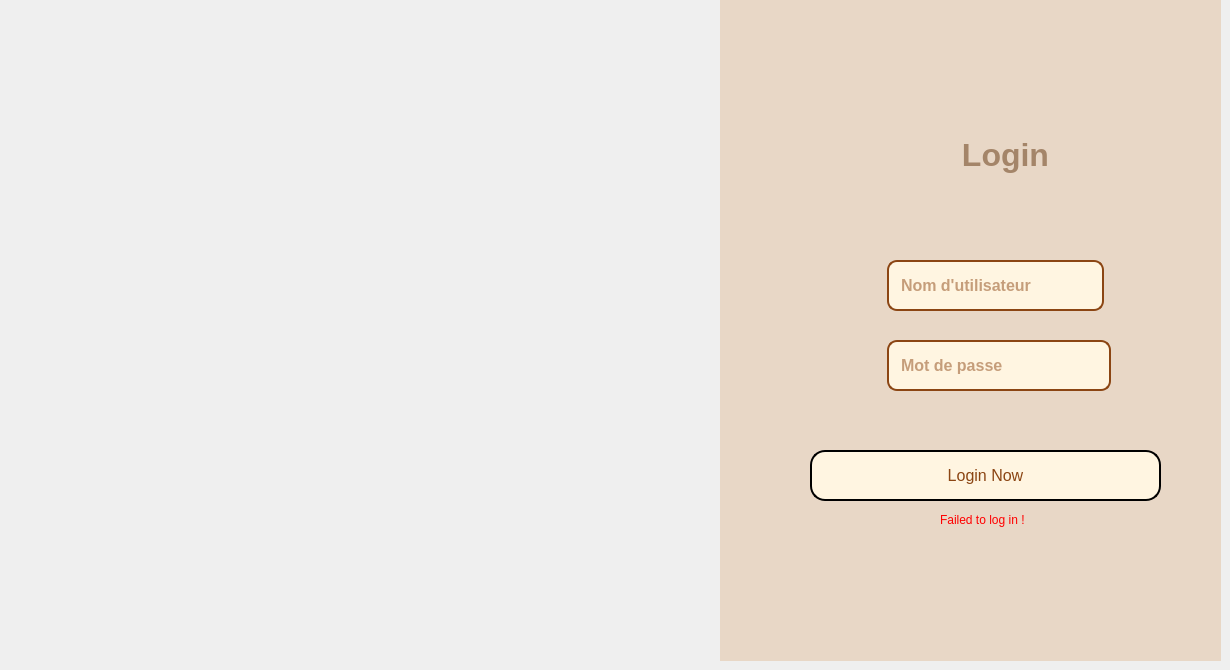
    <widget class="QWidget" name="stackedWidgetLogin">
     <widget class="QLabel" name="label_51">
      <property name="geometry">
       <rect>
        <x>790</x>
        <y>90</y>
        <width>411</width>
        <height>91</height>
       </rect>
      </property>
      <property name="font">
       <font>
        <weight>75</weight>
        <bold>true</bold>
       </font>
      </property>
      <property name="styleSheet">
       <string notr="true">/* Style for the label */
background-color: rgb(232, 215, 198);
QLabel {
    font-size: 40px; /* Font size */
    font-weight: bold; /* Bold font */
    color: #ffffff; /* White text color */
    text-transform: uppercase; /* Uppercase text */
    letter-spacing: 2px; /* Letter spacing */
    padding: 10px 20px; /* Padding */
 
    border-radius: 30px; /* Rounded corners */
    box-shadow: 0px 4px 6px rgba(0, 0, 0, 0.1); /* Shadow */
    transition: background-color 0.3s ease; /* Smooth transition */
}


</string>
      </property>
      <property name="text">
       <string>&lt;html&gt;&lt;head/&gt;&lt;body&gt;&lt;p align=&quot;center&quot;&gt;&lt;span style=&quot; font-size:24pt; color:#a48569;&quot;&gt;Login&lt;/span&gt;&lt;/p&gt;&lt;/body&gt;&lt;/html&gt;</string>
      </property>
     </widget>
     <widget class="QLineEdit" name="mdp_2">
      <property name="geometry">
       <rect>
        <x>850</x>
        <y>340</y>
        <width>298</width>
        <height>51</height>
       </rect>
      </property>
      <property name="styleSheet">
       <string notr="true">font-size: 16px; /* Taille de la police */
    font-weight: bold; /* Police en gras */
    color: #8B4513; /* Couleur marron */
    background-color: #FFF5E1; /* Couleur de fond beige */
    padding: 10px; /* Remplissage intérieur */
    border-radius: 10px; /* Coins arrondis */
    border: 2px solid #8B4513; /* Bordure marron */
    text-align: center; /* Alignement centré du texte */
    max-width: 200px; /* Largeur maximale */
    margin: 0 auto; /* Centrage horizontal */
    box-shadow: 2px 2px 5px rgba(0, 0, 0, 0.2); /* Ombre portée */</string>
      </property>
      <property name="placeholderText">
       <string>Mot de passe</string>
      </property>
     </widget>
     <widget class="QLabel" name="label_50">
      <property name="geometry">
       <rect>
        <x>720</x>
        <y>0</y>
        <width>501</width>
        <height>661</height>
       </rect>
      </property>
      <property name="styleSheet">
       <string notr="true">background-color:#E8D7C6;
</string>
      </property>
      <property name="text">
       <string/>
      </property>
     </widget>
     <widget class="QPushButton" name="pushButton_27">
      <property name="geometry">
       <rect>
        <x>810</x>
        <y>450</y>
        <width>351</width>
        <height>51</height>
       </rect>
      </property>
      <property name="styleSheet">
       <string notr="true">QPushButton {
    font-size: 12pt; /* Larger font size */
    border: 2px solid #000000; /* Black border */
    border-radius: 15px; /* Rounded corners */
    padding: 10px 20px; /* Padding */
    color: #8B4513; /* White text */
    background-color: #FFF5E1; /* Gold background */
}

QPushButton:hover {
    background-color: #A48569; /* Lighter gold on hover */
}

QPushButton:pressed {
    background-color: #A48569; /* Slightly darker gold when pressed */
}</string>
      </property>
      <property name="text">
       <string>Login Now</string>
      </property>
     </widget>
     <widget class="QLineEdit" name="nomLogin">
      <property name="geometry">
       <rect>
        <x>850</x>
        <y>260</y>
        <width>291</width>
        <height>51</height>
       </rect>
      </property>
      <property name="styleSheet">
       <string notr="true">font-size: 16px; /* Taille de la police */
    font-weight: bold; /* Police en gras */
    color: #8B4513; /* Couleur marron */
    background-color: #FFF5E1; /* Couleur de fond beige */
    padding: 10px; /* Remplissage intérieur */
    border-radius: 10px; /* Coins arrondis */
    border: 2px solid #8B4513; /* Bordure marron */
    text-align: center; /* Alignement centré du texte */
    max-width: 200px; /* Largeur maximale */
    margin: 0 auto; /* Centrage horizontal */
    box-shadow: 2px 2px 5px rgba(0, 0, 0, 0.2); /* Ombre portée */</string>
      </property>
      <property name="text">
       <string/>
      </property>
      <property name="placeholderText">
       <string>Nom d'utilisateur</string>
      </property>
     </widget>
     <widget class="QLabel" name="label_103">
      <property name="geometry">
       <rect>
        <x>800</x>
        <y>110</y>
        <width>411</width>
        <height>91</height>
       </rect>
      </property>
      <property name="font">
       <font>
        <weight>75</weight>
        <bold>true</bold>
       </font>
      </property>
      <property name="styleSheet">
       <string notr="true">/* Style for the label */
background-color: rgb(232, 215, 198);
QLabel {
    font-size: 40px; /* Font size */
    font-weight: bold; /* Bold font */
    color: #ffffff; /* White text color */
    text-transform: uppercase; /* Uppercase text */
    letter-spacing: 2px; /* Letter spacing */
    padding: 10px 20px; /* Padding */
 
    border-radius: 30px; /* Rounded corners */
    box-shadow: 0px 4px 6px rgba(0, 0, 0, 0.1); /* Shadow */
    transition: background-color 0.3s ease; /* Smooth transition */
}


</string>
      </property>
      <property name="text">
       <string>&lt;html&gt;&lt;head/&gt;&lt;body&gt;&lt;p align=&quot;center&quot;&gt;&lt;span style=&quot; font-size:24pt; color:#a48569;&quot;&gt;Login&lt;/span&gt;&lt;/p&gt;&lt;/body&gt;&lt;/html&gt;</string>
      </property>
     </widget>
     <widget class="QLabel" name="errorLogin">
      <property name="geometry">
       <rect>
        <x>940</x>
        <y>510</y>
        <width>111</width>
        <height>20</height>
       </rect>
      </property>
      <property name="font">
       <font>
        <pointsize>9</pointsize>
       </font>
      </property>
      <property name="styleSheet">
       <string notr="true">color: red;</string>
      </property>
      <property name="text">
       <string>Failed to log in !</string>
      </property>
     </widget>
     <zorder>label_51</zorder>
     <zorder>label_50</zorder>
     <zorder>pushButton_27</zorder>
     <zorder>nomLogin</zorder>
     <zorder>label_103</zorder>
     <zorder>mdp_2</zorder>
     <zorder>errorLogin</zorder>
    </widget>
